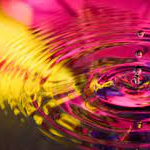
%> input picture lab4/photo.png, 150 x 150 px
$ octave q2.m   (GNU Octave 9; MATLAB toolbox functions it lacks are replaced by stand-ins)
%> lines starting %> are read from the running program, lines starting %| are printed output that depends on the picture
clc;
clear;

pic=imread("photo.png");
%> pic is the input picture: size 150x150x3 uint8; mean R, G, B 172.4, 76.7, 61

[x y z]=size(pic);
%> x = 150; y = 150; z = 3

topl=pic(1:x/2,1:y/2,:);
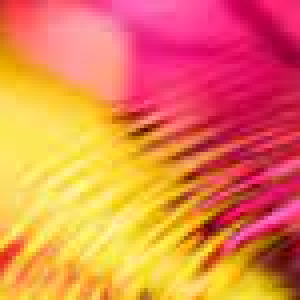
%> topl: size 75x75x3 uint8 (shown 4 times larger); mean R, G, B 232.1, 128.2, 80.7
topr=pic(1:x/2,y/2:end,:);
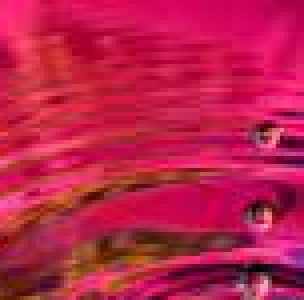
%> topr: size 75x76x3 uint8 (shown 4 times larger); mean R, G, B 187.2, 31.7, 74.7
bottom=pic(x/2:end,1:end,:);
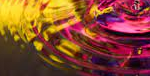
%> bottom: size 76x150x3 uint8; mean R, G, B 136.1, 74, 44.6

meanl=mean(mean(topl));
%> meanl = [232.1 128.2 80.67]
meanr=mean(mean(topr));
%> meanr = [187.2 31.73 74.73]
meanb=mean(mean(bottom));
%> meanb = [136.1 73.98 44.59]

newpic=pic;
newpic(1:x/2,1:y/2,1)=meanl(:,:,1);
newpic(1:x/2,1:y/2,2)=meanl(:,:,2);
newpic(1:x/2,1:y/2,3)=meanl(:,:,3);

newpic(1:x/2,y/2:end,1)=meanr(:,:,1);
newpic(1:x/2,y/2:end,2)=meanr(:,:,2);
newpic(1:x/2,y/2:end,3)=meanr(:,:,3);
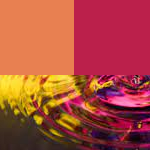
%> newpic: size 150x150x3 uint8; mean R, G, B 172.2, 76.4, 61.2

newpic(x/2:end,1:end,1)=meanb(:,:,1);
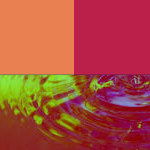
%> newpic: size 150x150x3 uint8; mean R, G, B 172.1, 76.4, 61.2
newpic(x/2:end,1:end,2)=meanb(:,:,2);
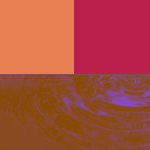
%> newpic: size 150x150x3 uint8; mean R, G, B 172.1, 76.6, 61.2
newpic(x/2:end,1:end,3)=meanb(:,:,3);
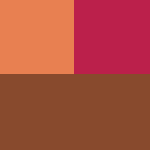
%> newpic: size 150x150x3 uint8; mean R, G, B 172.1, 76.6, 61.3

subplot(1,2,1); image(newpic);
subplot(1,2,2); image(pic);
